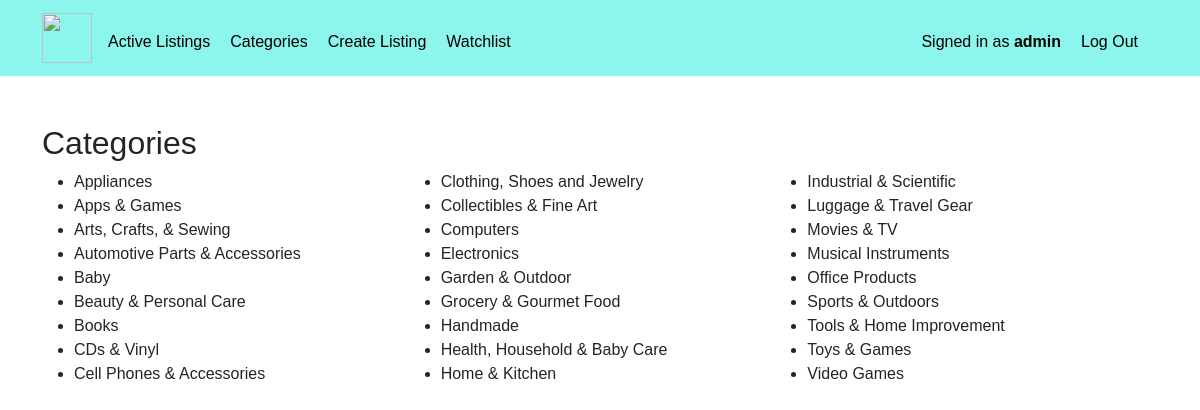
The page /categories (signed in) on the database its author committed.
### auctions/models.py (models this page shows, shortened)
class User(AbstractUser):
    pass

class Categories(models.Model):
    category = models.CharField(max_length=64)

### auctions/views.py (the view)
# urls.py: path("categories", views.categories, name="categories"),
def categories(request):
    categories = Categories.objects.all()
    return render(request, "auctions/categories.html", {
        "categories": categories
    })

### auctions/templates/auctions/categories.html
{% extends "auctions/layout.html" %}
{% block body %}
    <h2>Categories</h2>
    <ul class="categoryList">
    {% for category in categories %}
    <li class="categoryListItem"><a href="{% url 'category' category.id %}">{{ category.category }}</a></li>
    {% endfor %}
{% endblock %}

### auctions/templates/auctions/layout.html (shortened to what this page needs)
{% load static %}
<!DOCTYPE html>
<html lang="en">
    <head>
        <link href="https://cdn.jsdelivr.net/npm/bootstrap@5.1.3/dist/css/bootstrap.min.css" rel="stylesheet">
        <link href="{% static 'auctions/styles.css' %}" rel="stylesheet">
    </head>
    <body>
    <nav class="navbar navbar-expand-lg ">
        <div class="container">
        <a href="{% url 'index' %}" class="navbar-brand" id="title"><img src="{% static 'trolley.png '%}" width="50" height="50"></a>
        <div class="collapse navbar-collapse" id="navbarNav">
        <ul class="navbar-nav mr-auto mt-2">
            <li class="nav-item"><a  href="{% url 'index' %}">Active Listings</a></li>
            <li class="nav-item"><a  href="{% url 'categories' %}">Categories</a></li>
        </ul>
        {% if user.is_authenticated %}
        <ul class="navbar-nav mr-auto mt-2">
            <li class="nav-item"><a  href="{% url 'create_listing' %}">Create Listing</a></li>
            <li class="nav-item"><a  href="{% url 'watchlist' %}">Watchlist</a></li>
        </ul>
        <ul class="navbar-nav ms-auto mt-2">
            <li class="nav-item"><a  href="{% url 'user' user.id %}">Signed in as <strong>{{ user.username }}</strong></a></li>
            <li class="nav-item"><a  href="{% url 'logout' %}">Log Out</a></li>
        </ul>
        {% else %}
        <ul class="navbar-nav ms-auto mt-2">
            <li class="nav-item"><a href="{% url 'login' %}">Log In</a></li>
            <li class="nav-item"><a href="{% url 'register' %}">Register</a></li>
        </ul>
            {% endif %}
    </div>
    </div>
    </nav>
    <main class="container py-5 ">
        {% block body %}
        {% endblock %}
    </main>
    </body>
</html>

### auctions/static/auctions/styles.css (style rules this page uses)
*, *::before, *::after { box-sizing: border-box; font-family: "Montserrat", sans-serif; }
body { font-size: 2vh; background-color: white; }
html { overflow-y: scroll; }
.navbar { background-color: #8cf5ec; color: black; }
ul li { padding-right: 20px; }
a { color: inherit; }
a:link { text-decoration: none; }
.categoryList { -webkit-column-count: 3; -moz-column-count: 3; column-count: 3; }

### rows shown on the page
User: username "admin"
Categories: category "Appliances"
Categories: category "Apps & Games"
Categories: category "Arts, Crafts, & Sewing"
Categories: category "Automotive Parts & Accessories"
Categories: category "Baby"
Categories: category "Beauty & Personal Care"
Categories: category "Books"
Categories: category "CDs & Vinyl"
Categories: category "Cell Phones & Accessories"
Categories: category "Clothing, Shoes and Jewelry"
Categories: category "Collectibles & Fine Art"
Categories: category "Computers"
Categories: category "Electronics"
Categories: category "Garden & Outdoor"
Categories: category "Grocery & Gourmet Food"
Categories: category "Handmade"
Categories: category "Health, Household & Baby Care"
Categories: category "Home & Kitchen"
Categories: category "Industrial & Scientific"
Categories: category "Luggage & Travel Gear"
Categories: category "Movies & TV"
Categories: category "Musical Instruments"
Categories: category "Office Products"
Categories: category "Sports & Outdoors"
Categories: category "Tools & Home Improvement"
Categories: category "Toys & Games"
Categories: category "Video Games"
